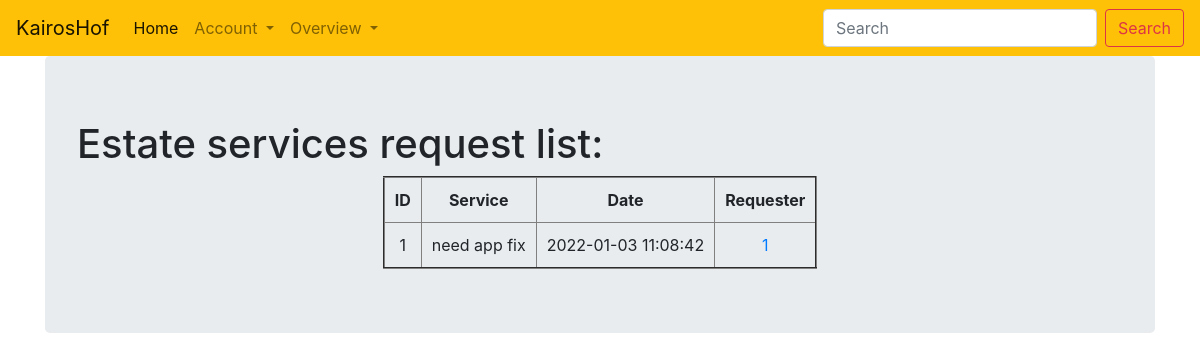
Screenshot of /allservicelist (signed in) with the database file from the repository.
### estate_management/usermodels.py (models this page shows, shortened)
class Service(db.Model):
    __tablename__ = 'services'
    id = db.Column(db.Integer, primary_key=True)
    user_id = db.Column(db.Integer, db.ForeignKey('users.id'))
    service_requested = db.Column(db.String(50), nullable=False)
    request_date = db.Column(db.DateTime, default=datetime.utcnow)
    last_approve_date = db.Column(db.DateTime, nullable=True, default=None)
    code = db.Column(db.String, nullable=True, default=None)
    salt = db.Column(db.Integer, nullable=True, default=None)
    approved = db.Column(db.Boolean, nullable=False, default=False)
    arrived = db.Column(db.Boolean, nullable=False, default=False)
    service_type = db.Column(db.Integer, db.ForeignKey('service_type.id'), nullable=False)
    estate_id = db.Column(db.Integer, db.ForeignKey('estates.id'))
    asigned_to = db.Column(db.Integer, db.ForeignKey('handymen.id'))
    handyman = db.relationship('Handymen')
    estate = db.relationship('Estate')
    serivce = db.relationship('ServiceType', back_populates='services')

### estate_management/core/userviews.py (the view)
@core.route('/allservicelist')
@login_required
def allservicelist():
    services = Service.query.all()
    return render_template('allservicelist.html', services=services)

### estate_management/usermodels.py (called while the page is built)
@login_manager.user_loader
def load_user(user_id):
    return User.query.get(user_id)

### estate_management/templates/allservicelist.html
{% extends "base.html" %}
{% block content %}
<div class="jumbotron">
  <h1>Estate services request list:</h1>
  <table border="2" cellspacing="0" cellpadding="10" width="" align="center" bgcolor="">
    <tr align="center">
      <th>ID</th>
      <th>Service</th>
      <th>Date</th>
      <th>Requester</th>
    </tr>
    {% for service in services %}
    <tr align="center" >
      <td>{{service.id}}</td>
      <td>{{service.service_requested}}</td>
      <td>{{service.request_date}}</td>
      <td><a href={{url_for("core.viewprofile", user_id=service.user_id)}}>{{service.user_id}}</a></td>
    </tr>
    {% endfor %}
    </table>
</div>
{% endblock content %}

### rows the page displays
Service: id "1", service_requested "need app fix", request_date "2022-01-03 11:08:42", user_id "1"
